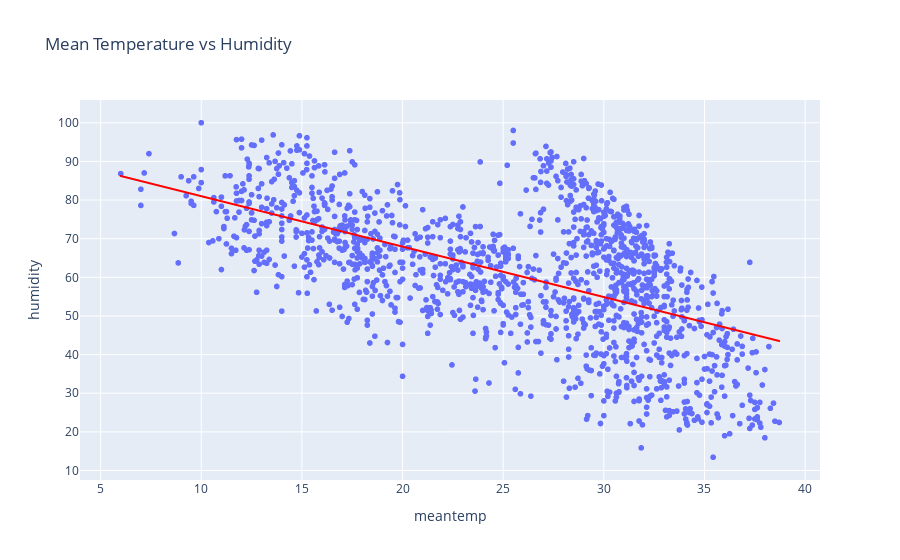

Notebook source saved alongside this figure:
### Code cell
# make scatter plot between a mean temperature and humidity
fig = px.scatter(df, x="meantemp", y="humidity", title='Mean Temperature vs Humidity', trendline='ols', trendline_color_override='red')
fig.show()

### Figure 1 — Plotly figure (JSON) as saved in the notebook; plotly's stock layout.template omitted (floating-point values rounded to 4 significant figures; data arrays with more than 128 entries replaced by an {"elided": "..."} marker saying what was removed)
{"data": [{"hovertemplate": "meantemp=%{x}<br>humidity=%{y}<extra></extra>", "legendgroup": "", "marker": {"color": "#636efa", "symbol": "circle"}, "mode": "markers", "name": "", "showlegend": false, "type": "scattergl", "x": {"elided": "1462 float values"}, "xaxis": "x", "y": {"elided": "1462 float values"}, "yaxis": "y"}, {"hovertemplate": "<b>OLS trendline</b><br>humidity = -1.30529 * meantemp + 94.0508<br>R<sup>2</sup>=0.327128<br><br>meantemp=%{x}<br>humidity=%{y} <b>(trend)</b><extra></extra>", "legendgroup": "", "line": {"color": "red"}, "marker": {"color": "#636efa", "symbol": "circle"}, "mode": "lines", "name": "", "showlegend": false, "type": "scattergl", "x": {"elided": "1462 float values"}, "xaxis": "x", "y": {"elided": "1462 float values"}, "yaxis": "y"}], "layout": {"legend": {"tracegroupgap": 0}, "title": {"text": "Mean Temperature vs Humidity"}, "xaxis": {"anchor": "y", "domain": [0, 1], "title": {"text": "meantemp"}}, "yaxis": {"anchor": "x", "domain": [0, 1], "title": {"text": "humidity"}}}}
